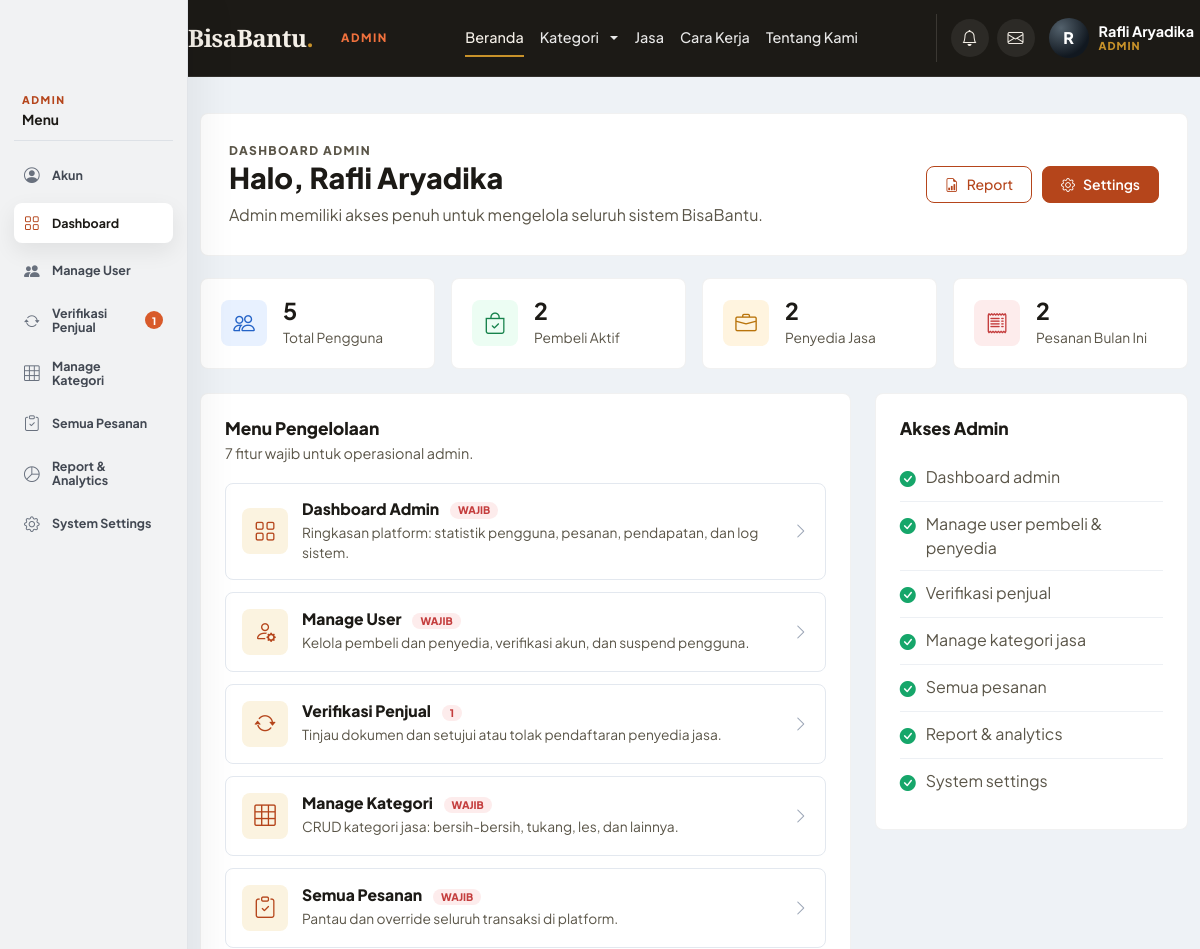
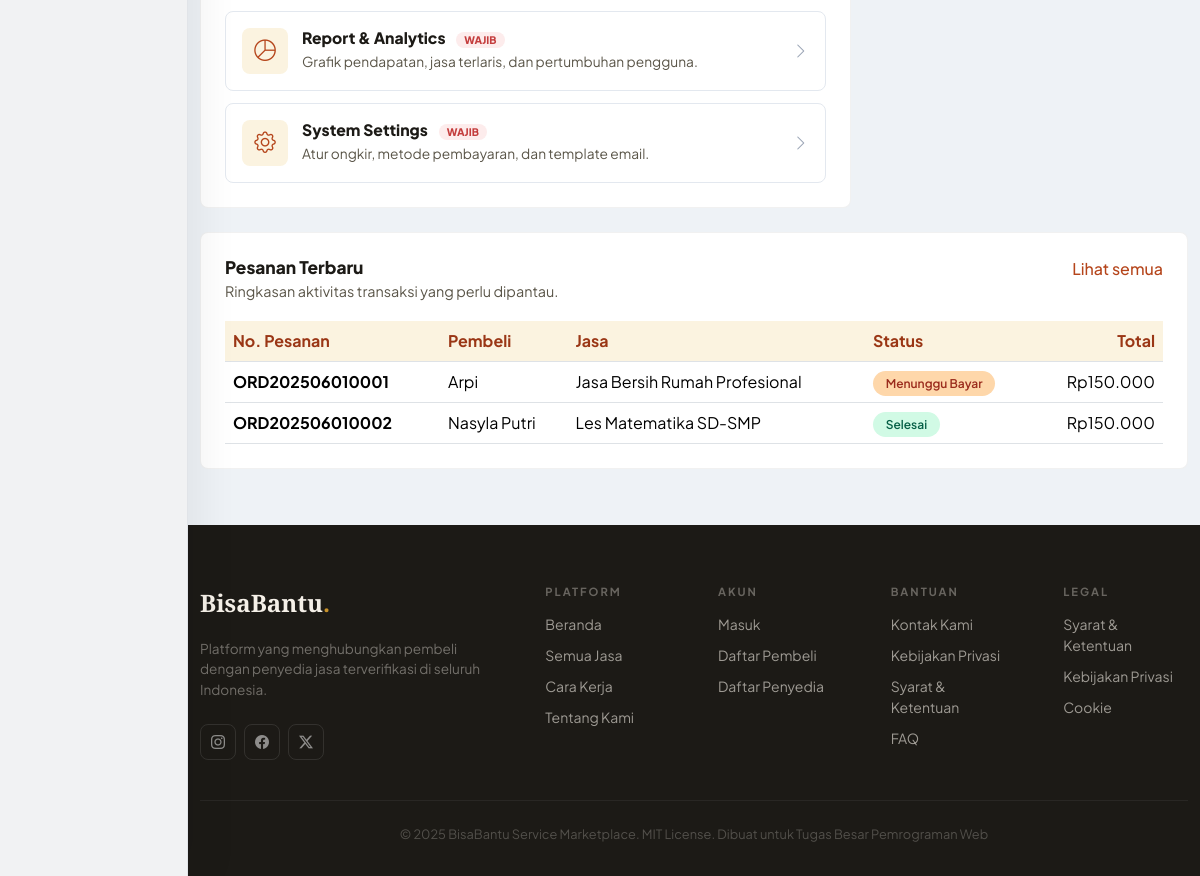
Page /index.php?page=dashboard (signed in) on the committed database (2 pictures, top to bottom).
### tables this page shows
CREATE TABLE `orders` (
  `id` int(11) NOT NULL AUTO_INCREMENT,
  `buyer_id` int(11) NOT NULL,
  `provider_id` int(11) NOT NULL,
  `order_number` varchar(20) NOT NULL,
  `total_price` decimal(12,2) NOT NULL,
  `quantity` int(11) NOT NULL DEFAULT 1,
  `service_date` date NOT NULL,
  `service_address` text NOT NULL,
  `status` enum('pending','waiting_payment','paid','accepted','in_progress','completed','cancelled') NOT NULL DEFAULT 'pending',
  `notes` text DEFAULT NULL,
  `created_at` timestamp NOT NULL DEFAULT current_timestamp(),
  `updated_at` timestamp NOT NULL DEFAULT current_timestamp() ON UPDATE current_timestamp(),
  PRIMARY KEY (`id`),
  UNIQUE KEY `order_number` (`order_number`),
  KEY `buyer_id` (`buyer_id`),
  KEY `provider_id` (`provider_id`),
  CONSTRAINT `orders_ibfk_1` FOREIGN KEY (`buyer_id`) REFERENCES `users` (`id`) ON DELETE RESTRICT,
  CONSTRAINT `orders_ibfk_2` FOREIGN KEY (`provider_id`) REFERENCES `users` (`id`) ON DELETE RESTRICT
);

CREATE TABLE `users` (
  `id` int(11) NOT NULL AUTO_INCREMENT,
  `name` varchar(100) NOT NULL,
  `email` varchar(100) NOT NULL,
  `password` varchar(255) NOT NULL,
  `role` enum('buyer','provider','admin') NOT NULL,
  `is_verified` tinyint(1) DEFAULT 0,
  `phone` varchar(20) DEFAULT NULL,
  `address` text DEFAULT NULL,
  `remember_token` varchar(255) DEFAULT NULL,
  `profile_photo` varchar(255) DEFAULT NULL,
  `created_at` timestamp NOT NULL DEFAULT current_timestamp(),

  `updated_at` timestamp NOT NULL DEFAULT current_timestamp() ON UPDATE current_timestamp(),
  PRIMARY KEY (`id`),
  UNIQUE KEY `email` (`email`)
);

### helpers/functions.php (called while the page is built, shortened)
<?php
function base_url($path = '') {
    $scheme = (!empty($_SERVER['HTTPS']) && $_SERVER['HTTPS'] !== 'off') ? 'https' : 'http';
    $host = $_SERVER['HTTP_HOST'] ?? 'localhost';
    $scriptDir = rtrim(dirname($_SERVER['SCRIPT_NAME']), '/\\');
    $base = $scheme . '://' . $host . $scriptDir;
    return rtrim($base, '/\\') . '/' . ltrim($path, '/\\');
}
function e($value) {
    return htmlspecialchars($value, ENT_QUOTES, 'UTF-8');
}
function format_rupiah($amount) {
    return 'Rp' . number_format((float) $amount, 0, ',', '.');
}
function order_status_info($status) {
    $map = [
        'pending' => ['Menunggu', 'pending'],
        'waiting_payment' => ['Menunggu Bayar', 'pending'],
        'paid' => ['Dibayar', 'active'],
        'accepted' => ['Diterima', 'active'],
        'in_progress' => ['Diproses', 'active'],
        'completed' => ['Selesai', 'verified'],
        'cancelled' => ['Dibatalkan', 'inactive'],
    ];
    return $map[$status] ?? ['Unknown', 'pending'];
}

### models/UserModel.php (called while the page is built, shortened)
<?php
class UserModel {
    private $pdo;
    public function __construct($pdo) {
        $this->pdo = $pdo;
    }
    public function countByRole($role) {
        $stmt = $this->pdo->prepare('SELECT COUNT(id) FROM users WHERE role = ?');
        $stmt->execute([$role]);
        return $stmt->fetchColumn();
    }
    public function countAll() {
        return (int) $this->pdo->query('SELECT COUNT(id) FROM users')->fetchColumn();
    }
    public function countUnverifiedProviders() {
        $stmt = $this->pdo->query('SELECT COUNT(id) FROM users WHERE role = "provider" AND is_verified = 0');
        return (int) $stmt->fetchColumn();
    }
}

### models/OrderModel.php (called while the page is built, shortened)
<?php
class OrderModel {
    private $pdo;
    public function __construct($pdo) {
        $this->pdo = $pdo;
    }
    public function countThisMonth() {
        $stmt = $this->pdo->query('SELECT COUNT(id) FROM orders WHERE MONTH(created_at) = MONTH(CURRENT_DATE()) AND YEAR(created_at) = YEAR(CURRENT_DATE())');
        return (int) $stmt->fetchColumn();
    }
    public function getAllWithServices() {
        $stmt = $this->pdo->query('
            SELECT o.*, ub.name as buyer_name, up.name as provider_name,
                   (SELECT s.title FROM order_items oi JOIN services s ON oi.service_id = s.id WHERE oi.order_id = o.id LIMIT 1) as service_title
            FROM orders o
            JOIN users ub ON o.buyer_id = ub.id
            JOIN users up ON o.provider_id = up.id
            ORDER BY o.created_at DESC
        ');
        return $stmt->fetchAll();
    }
}

### models/PaymentModel.php (called while the page is built, shortened)
<?php
class PaymentModel {
    private $pdo;
    public function __construct($pdo) {
        $this->pdo = $pdo;
    }
    public function getPending() {
        $stmt = $this->pdo->query('
            SELECT p.*, o.order_number, o.total_price
            FROM payments p
            JOIN orders o ON p.order_id = o.id
            WHERE p.status = "pending"
            ORDER BY p.created_at ASC
        ');
        return $stmt->fetchAll();
    }
}

### views/admin/dashboard.php (the view, shortened to what this page needs)
<?php
require_once __DIR__ . '/../../models/UserModel.php';
require_once __DIR__ . '/../../models/OrderModel.php';
require_once __DIR__ . '/../../models/PaymentModel.php';
$userModel = new UserModel($pdo);
$orderModel = new OrderModel($pdo);
$paymentModel = new PaymentModel($pdo);
$adminName = $_SESSION['user']['name'] ?? 'Admin';
$totalUsers = $userModel->countAll();
$buyerCount = $userModel->countByRole('buyer');
$providerCount = $userModel->countByRole('provider');
$ordersThisMonth = $orderModel->countThisMonth();
$pendingVerify = $userModel->countUnverifiedProviders();
$pendingPayments = count($paymentModel->getPending());
$stats = [
    ['label' => 'Total Pengguna', 'value' => (string) $totalUsers, 'icon' => 'bi-people', 'tone' => 'users'],
    ['label' => 'Pembeli Aktif', 'value' => (string) $buyerCount, 'icon' => 'bi-bag-check', 'tone' => 'buyers'],
    ['label' => 'Penyedia Jasa', 'value' => (string) $providerCount, 'icon' => 'bi-briefcase', 'tone' => 'providers'],
    ['label' => 'Pesanan Bulan Ini', 'value' => (string) $ordersThisMonth, 'icon' => 'bi-receipt', 'tone' => 'orders'],
];
$quickMenus = [
    [
        'title' => 'Dashboard Admin',
        'desc' => 'Ringkasan platform: statistik pengguna, pesanan, pendapatan, dan log sistem.',
        'icon' => 'bi-grid',
        'href' => base_url('index.php?page=dashboard'),
        'badge' => null,
    ],
    [
        'title' => 'Manage User',
        'desc' => 'Kelola pembeli dan penyedia, verifikasi akun, dan suspend pengguna.',
        'icon' => 'bi-person-gear',
        'href' => base_url('index.php?page=admin_users'),
        'badge' => null,
    ],
    [
        'title' => 'Verifikasi Penjual',
        'desc' => 'Tinjau dokumen dan setujui atau tolak pendaftaran penyedia jasa.',
        'icon' => 'bi-arrow-repeat',
        'href' => base_url('index.php?page=admin_verify'),
        'badge' => $pendingVerify > 0 ? (string) $pendingVerify : null,
    ],
    [
        'title' => 'Manage Kategori',
        'desc' => 'CRUD kategori jasa: bersih-bersih, tukang, les, dan lainnya.',
        'icon' => 'bi-grid-3x3',
        'href' => base_url('index.php?page=admin_categories'),
        'badge' => null,
    ],
    [
        'title' => 'Semua Pesanan',
        'desc' => 'Pantau dan override seluruh transaksi di platform.',
        'icon' => 'bi-clipboard-check',
        'href' => base_url('index.php?page=admin_orders'),
        'badge' => $pendingPayments > 0 ? (string) $pendingPayments : null,
    ],
    [
        'title' => 'Report & Analytics',
        'desc' => 'Grafik pendapatan, jasa terlaris, dan pertumbuhan pengguna.',
        'icon' => 'bi-pie-chart',
        'href' => base_url('index.php?page=admin_reports'),
        'badge' => null,
    ],
    [
        'title' => 'System Settings',
        'desc' => 'Atur ongkir, metode pembayaran, dan template email.',
        'icon' => 'bi-gear',
        'href' => base_url('index.php?page=admin_settings'),
        'badge' => null,
    ],
];
$allOrders = $orderModel->getAllWithServices();
$recentOrders = array_slice($allOrders, 0, 5);
?>
<main class="admin-dashboard">
    <div class="container">
        <section class="admin-hero">
            <div>
                <p class="admin-eyebrow">Dashboard Admin</p>
                <h1>Halo, <?= e($adminName) ?></h1>
                <p>Admin memiliki akses penuh untuk mengelola seluruh sistem BisaBantu.</p>
            </div>
            <div class="admin-hero-actions">
                <a href="<?= base_url('index.php?page=admin_reports') ?>" class="btn btn-outline-custom admin-action-btn">
                    <i class="bi bi-file-earmark-bar-graph"></i> Report
                </a>
                <a href="<?= base_url('index.php?page=admin_settings') ?>" class="btn btn-primary-custom admin-action-btn">
                    <i class="bi bi-gear"></i> Settings
                </a>
            </div>
        </section>
        <section class="row g-3 mb-4">
            <?php foreach ($stats as $stat): ?>
                <div class="col-sm-6 col-xl-3">
                    <div class="admin-stat-card admin-stat-<?= e($stat['tone']) ?>">
                        <span><i class="bi <?= e($stat['icon']) ?>"></i></span>
                        <div>
                            <strong><?= e($stat['value']) ?></strong>
                            <p><?= e($stat['label']) ?></p>
                        </div>
                    </div>
                </div>
            <?php endforeach; ?>
        </section>
        <div class="row g-4">
            <div class="col-lg-8">
                <section class="admin-panel">
                    <div class="admin-panel-head">
                        <div>
                            <h2>Menu Pengelolaan</h2>
                            <p>7 fitur wajib untuk operasional admin.</p>
                        </div>
                    </div>
                    <div class="admin-menu-grid">
                        <?php foreach ($quickMenus as $menu): ?>
                            <a class="admin-menu-card" href="<?= e($menu['href']) ?>">
                                <span><i class="bi <?= e($menu['icon']) ?>"></i></span>
                                <div>
                                    <h3>
                                        <?= e($menu['title']) ?>
                                        <?php if ($menu['badge']): ?>
                                            <em class="admin-wajib-badge"><?= e($menu['badge']) ?></em>
                                        <?php else: ?>
                                            <em class="admin-wajib-badge admin-wajib-label">wajib</em>
                                        <?php endif; ?>
                                    </h3>
                                    <p><?= e($menu['desc']) ?></p>
                                </div>
                                <i class="bi bi-chevron-right admin-menu-arrow"></i>
                            </a>
                        <?php endforeach; ?>
                    </div>
                </section>
            </div>
            <aside class="col-lg-4">
                <section class="admin-panel admin-access-panel">
                    <h2>Akses Admin</h2>
                    <ul>
                        <li><i class="bi bi-check-circle-fill"></i> Dashboard admin</li>
                        <li><i class="bi bi-check-circle-fill"></i> Manage user pembeli & penyedia</li>
                        <li><i class="bi bi-check-circle-fill"></i> Verifikasi penjual</li>
                        <li><i class="bi bi-check-circle-fill"></i> Manage kategori jasa</li>
                        <li><i class="bi bi-check-circle-fill"></i> Semua pesanan</li>
                        <li><i class="bi bi-check-circle-fill"></i> Report & analytics</li>
                        <li><i class="bi bi-check-circle-fill"></i> System settings</li>
                    </ul>
                </section>
            </aside>
        </div>
        <section class="admin-panel mt-4">
            <div class="admin-panel-head">
                <div>
                    <h2>Pesanan Terbaru</h2>
                    <p>Ringkasan aktivitas transaksi yang perlu dipantau.</p>
                </div>
                <a href="<?= base_url('index.php?page=admin_orders') ?>" class="link-accent">Lihat semua</a>
            </div>
            <div class="table-responsive">
                <table class="table admin-table align-middle mb-0">
                    <thead>
                        <tr>
                            <th>No. Pesanan</th>
                            <th>Pembeli</th>
                            <th>Jasa</th>
                            <th>Status</th>
                            <th class="text-end">Total</th>
                        </tr>
                    </thead>
                    <tbody>
                        <?php if (empty($recentOrders)): ?>
                            <tr><td colspan="5" class="text-center text-muted py-4">Belum ada pesanan.</td></tr>
                        <?php else: ?>
                            <?php foreach ($recentOrders as $order): ?>
                                <?php [$statusLabel, $statusClass] = order_status_info($order['status']); ?>
                                <tr>
                                    <td><strong><?= e($order['order_number']) ?></strong></td>
                                    <td><?= e($order['buyer_name']) ?></td>
                                    <td><?= e($order['service_title'] ?? '-') ?></td>
                                    <td><span class="status-badge <?= e($statusClass) ?>"><?= e($statusLabel) ?></span></td>
                                    <td class="text-end"><?= e(format_rupiah($order['total_price'])) ?></td>
                                </tr>
                            <?php endforeach; ?>
                        <?php endif; ?>
                    </tbody>
                </table>
            </div>
        </section>
    </div>
</main>

### assets/css/main.css (style rules this page uses)
:root { --cream: #F5F0E8; --warm-100: #EDE5D0; --warm-200: #D4C4A0; --ink: #1C1A16; --ink-60: #5A5548; --ink-30: #9D9488; --accent: #B5451B; --accent-lt: #F0E4DE; --gold: #C8922A; --gold-lt: #FBF3E0; --orange-primary: var(--accent); --orange-dark: #9a3615; --orange-light: var(--accent-lt); --orange-soft: var(--gold-lt); --text-dark: var(--ink); --text-muted: var(--ink-60); }
body { min-height: 100vh; display: flex; flex-direction: column; font-family: 'Plus Jakarta Sans', system-ui, sans-serif; color: var(--ink); background-color: var(--cream); }
html { min-height: 100%; }
body.has-role-sidebar { padding-left: 188px; background: #f4f5f7; }
.btn-outline-custom, .btn-login { border: 1px solid rgba(255, 255, 255, 0.25); color: rgba(255, 255, 255, 0.85); border-radius: 8px; padding: 7px 18px; font-size: 0.875rem; font-weight: 500; background: none; transition: all 0.2s; }
.btn-primary-custom, .btn-register { background: var(--gold); color: var(--ink); border: none; border-radius: 8px; padding: 7px 18px; font-size: 0.875rem; font-weight: 600; transition: all 0.2s; }
.btn, button, a.btn { position: relative; z-index: 2; cursor: pointer; }
.btn-primary-custom { border: 1px solid #c8922a; background-color: var(--gold); color: #1c1a16; }
.btn-outline-custom { border: 1px solid #b5451b; background-color: #ffffff; color: #8f3514; }
.link-accent { color: var(--accent); font-weight: 500; text-decoration: none; }
.btn-outline-custom, .btn-primary-custom, .btn-login, .btn-register, .search-box button, .filter-pill, .link-accent, .auth-btn-submit, .auth-btn-outline, .auth-btn-google, .auth-modal-close, .auth-tab, .auth-role-card, .social-btn { transition: transform 0.22s ease, box-shadow 0.22s ease, background-color 0.22s ease, border-color 0.22s ease, color 0.22s ease; }
.link-accent { display: inline-flex; align-items: center; gap: 4px; }

### assets/css/auth-modal.css (style rules this page uses)
:root { --auth-accent: #B5451B; --auth-accent-dark: #9a3615; --auth-accent-soft: #F0E4DE; --auth-accent-border: #D4C4A0; --auth-gold: #C8922A; --auth-gold-soft: #FBF3E0; --font-sans: 'Plus Jakarta Sans', system-ui, sans-serif; --color-text-primary: #1C1A16; --color-text-secondary: #6b7280; --color-text-tertiary: #9ca3af; --color-background-primary: #fff; --color-background-secondary: #f9fafb; --color-background-tertiary: #f3f4f6; --color-border-secondary: #e5e7eb; --color-border-tertiary: #f3f4f6; --border-radius-md: 8px; --border-radius-xl: 16px; }

### rows in the picture
orders: order_number "ORD202506010001", buyer.name "Arpi", service_title "Jasa Bersih Rumah Profesional", statusLabel "Menunggu Bayar", total_price "Rp150.000"
orders: order_number "ORD202506010002", buyer.name "Nasyla Putri", service_title "Les Matematika SD-SMP", statusLabel "Selesai", total_price "Rp150.000"

### other values in the picture
$roleShortLabel "ADMIN"
$userInitial "R"
$userName "Rafli Aryadika"
$roleLabel "ADMIN"
$item['label'] "Akun"
$item['label'] "Dashboard"
$item['label'] "Manage User"
$item['label'] "Verifikasi Penjual"
$item['badge'] "1"
$item['label'] "Manage Kategori"
$item['label'] "Semua Pesanan"
$item['label'] "Report & Analytics"
$item['label'] "System Settings"
$adminName "Rafli Aryadika"
$stat['value'] "5"
